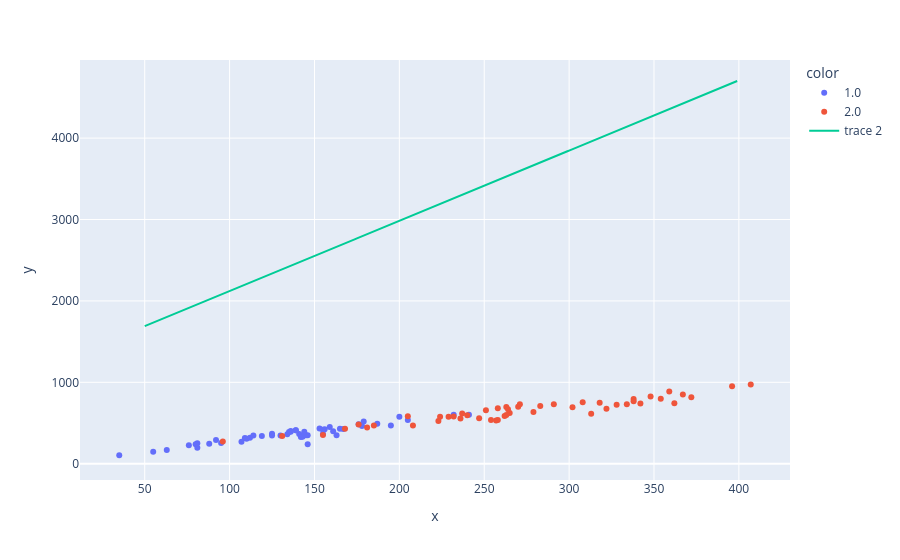

Source (notebook cell):
### Markdown cell above
## Exercise 1
### a) Consider the first two classes of the Cork Stoppers.xls data set, and the features ART and PRT. Fit a Bayes classifier, compute the decision boundary and the training error.

### Code cell
import pandas as  pd
import numpy as np
from sklearn.model_selection import train_test_split
import plotly.express as px
import plotly.graph_objects as go
from function import Classifier ## Custom made class of classifiers

df = pd.read_excel('D:/UC_library/Mestrado/1_ANO/2_semestre/RP/PL/data_sets/CORK_STOPPERS.XLS', sheet_name='Data', usecols=['ART', 'PRT', 'C'])
df = df.dropna()
ind_1 = np.where(df['C'] == 1)
ind_2 = np.where(df['C'] == 2)
ind = np.concat(ind_1 + ind_2)

df = df.to_numpy()
df = df[ind , :]
x = df[:, [1, 2]]
y = df[:,0]

x_train, x_test, y_train, y_test = train_test_split(
    x, y, test_size=0.15, random_state=1
)

# Normalise data
# x_norm = (x - np.mean(x_train, axis=0)) / np.std(x, axis=0)
x_norm = x

#----------------------------------------------------------------------------
x_test = (x_test - np.mean(x_train, axis=0)) / np.std(x_train, axis = 0)

# Prevalence
Pw1 = len(y[y == 1]) / len(y)
Pw2 = len(y[y == 2]) / len(y)

# Means
mu1 = np.mean(x_norm[y == 1],axis=0)
mu2 = np.mean(x_norm[y == 2],axis=0)
# Variance
c_1 = np.cov(x_norm[y == 1], rowvar=False)
c_2 = np.cov(x_norm[y == 2], rowvar = False)

C_inv = np.linalg.inv((c_1 + c_2) / 2)
print(C_inv)

prediction = list()


for i in range(len(x_norm)):
    # px1 = Pw1*gaussian_pdf(x[i,:], mu1, v1)
    # px2 = Pw2*gaussian_pdf(x[i,:], mu2, var2) 
    
    g1 =  -0.5 * (x_norm[i,:] - mu1).T @ C_inv @(x_norm[i,:] - mu1) + np.log(Pw1)
    g2 =  -0.5 * (x_norm[i,:] - mu2).T @ C_inv @(x_norm[i,:] - mu2) + np.log(Pw2)
    Px = max(g1, g2)
    if(Px==g1):
        prediction.append(1)
    else: prediction.append(2)
#-------------------------------------------------------------------------------------
print('g2: ' , g2)
## OR ##

#----------
# ### USE CUSTOM CLASSIFIER ###
# model = Classifier(x_norm, y, x_norm)
# prediction = model.Naive_Bayes()
#-----------
    
TP = np.sum((prediction == y) & (y == 1))
TN = np.sum((prediction == y) & (y == 2))
FP = np.sum((prediction != y) & (y == 1))
FN = np.sum((prediction != y) & (y == 2))

Precision = (TP / (TP + FP)) * 100
Sensitivity = (TP / (TP + FN)) * 100
Specificity = (TN / (TN + FP)) * 100
f1score = 2 * ((Precision * Sensitivity) / (Precision + Sensitivity))

print(f'Bayesian Classifiction model on CorkStoppers:\nPrecision: {Precision}%\nSensitivity: {Sensitivity}%\nSpecificity: {Specificity}%\nF1Score: {f1score}%')

## Decision function

w = C_inv @ (mu1 - mu2)
w0 = 0.5*(mu1.T @ C_inv @ mu1 - mu2.T @ C_inv @ mu2) + np.log(Pw1 / Pw2)

dx = np.arange(50,400,1)
dy = (-w[0]*dx)/w[1] - w0/w[1]

fig = px.scatter(x = x_norm[:, 0], y = x_norm[:, 1], color=y.astype(str))
fig.add_trace(go.Scatter(x = dx, y = dy, mode='lines'))

fig.show()

### Figure 1 — Plotly figure (JSON) as saved in the notebook; plotly's stock layout.template omitted (floating-point values rounded to 4 significant figures; data arrays with more than 128 entries replaced by an {"elided": "..."} marker saying what was removed)
{"data": [{"hovertemplate": "color=1.0<br>x=%{x}<br>y=%{y}<extra></extra>", "legendgroup": "1.0", "marker": {"color": "#636efa", "symbol": "circle"}, "mode": "markers", "name": "1.0", "orientation": "v", "showlegend": true, "type": "scatter", "x": [81.0, 80.0, 81.0, 125.0, 146.0, 109.0, 161.0, 136.0, 156.0, 95.0, 163.0, 112.0, 130.0, 134.0, 167.0, 159.0, 195.0, 176.0, 141.0, 146.0, 142.0, 155.0, 200.0, 114.0, 178.0, 92.0, 165.0, 145.0, 63.0, 139.0, 139.0, 119.0, 107.0, 241.0, 143.0, 205.0, 144.0, 136.0, 35.0, 153.0, 135.0, 88.0, 76.0, 155.0, 232.0, 55.0, 110.0, 187.0, 125.0, 179.0], "xaxis": "x", "y": [250.0, 238.0, 196.0, 368.0, 350.0, 316.0, 400.0, 402.0, 424.0, 254.0, 350.0, 318.0, 348.0, 362.0, 428.0, 452.0, 468.0, 484.0, 366.0, 238.0, 328.0, 418.0, 576.0, 346.0, 462.0, 292.0, 430.0, 350.0, 170.0, 410.0, 410.0, 342.0, 270.0, 602.0, 332.0, 536.0, 392.0, 392.0, 104.0, 434.0, 390.0, 246.0, 228.0, 364.0, 602.0, 146.0, 308.0, 492.0, 348.0, 520.0], "yaxis": "y"}, {"hovertemplate": "color=2.0<br>x=%{x}<br>y=%{y}<extra></extra>", "legendgroup": "2.0", "marker": {"color": "#EF553B", "symbol": "circle"}, "mode": "markers", "name": "2.0", "orientation": "v", "showlegend": true, "type": "scatter", "x": [240.0, 224.0, 265.0, 232.0, 176.0, 229.0, 237.0, 155.0, 96.0, 279.0, 181.0, 263.0, 205.0, 302.0, 348.0, 185.0, 313.0, 257.0, 168.0, 338.0, 367.0, 223.0, 354.0, 131.0, 258.0, 262.0, 283.0, 407.0, 270.0, 291.0, 258.0, 247.0, 263.0, 318.0, 271.0, 359.0, 334.0, 251.0, 236.0, 254.0, 342.0, 372.0, 308.0, 362.0, 322.0, 396.0, 338.0, 208.0, 264.0, 328.0], "xaxis": "x", "y": [596.0, 576.0, 624.0, 580.0, 482.0, 576.0, 616.0, 354.0, 272.0, 634.0, 446.0, 696.0, 584.0, 694.0, 826.0, 468.0, 614.0, 532.0, 430.0, 796.0, 850.0, 526.0, 798.0, 342.0, 538.0, 586.0, 710.0, 974.0, 700.0, 730.0, 680.0, 558.0, 598.0, 748.0, 732.0, 886.0, 730.0, 658.0, 556.0, 536.0, 740.0, 816.0, 756.0, 742.0, 676.0, 952.0, 768.0, 468.0, 668.0, 724.0], "yaxis": "y"}, {"mode": "lines", "type": "scatter", "x": {"elided": "350 int values"}, "y": {"elided": "350 float values"}}], "layout": {"legend": {"title": {"text": "color"}, "tracegroupgap": 0}, "margin": {"t": 60}, "xaxis": {"anchor": "y", "domain": [0, 1], "title": {"text": "x"}}, "yaxis": {"anchor": "x", "domain": [0, 1], "title": {"text": "y"}}}}
